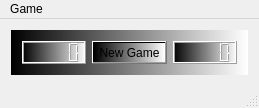
<?xml version="1.0" encoding="UTF-8"?>
<ui version="4.0">
 <class>Minner</class>
 <widget class="QMainWindow" name="Minner">
  <property name="geometry">
   <rect>
    <x>0</x>
    <y>0</y>
    <width>251</width>
    <height>100</height>
   </rect>
  </property>
  <property name="windowTitle">
   <string>Minner</string>
  </property>
  <widget class="QWidget" name="centralWidget">
   <layout class="QGridLayout" name="gridLayout_2">
    <item row="0" column="0">
     <widget class="QWidget" name="widget_2" native="true">
      <property name="palette">
       <palette>
        <active>
         <colorrole role="Button">
          <brush brushstyle="LinearGradientPattern">
           <gradient startx="0.000000000000000" starty="0.000000000000000" endx="1.000000000000000" endy="0.000000000000000" type="LinearGradient" spread="PadSpread" coordinatemode="ObjectBoundingMode">
            <gradientstop position="0.000000000000000">
             <color alpha="255">
              <red>0</red>
              <green>0</green>
              <blue>0</blue>
             </color>
            </gradientstop>
            <gradientstop position="1.000000000000000">
             <color alpha="255">
              <red>255</red>
              <green>255</green>
              <blue>255</blue>
             </color>
            </gradientstop>
           </gradient>
          </brush>
         </colorrole>
         <colorrole role="Base">
          <brush brushstyle="LinearGradientPattern">
           <gradient startx="0.000000000000000" starty="0.000000000000000" endx="1.000000000000000" endy="0.000000000000000" type="LinearGradient" spread="PadSpread" coordinatemode="ObjectBoundingMode">
            <gradientstop position="0.000000000000000">
             <color alpha="255">
              <red>0</red>
              <green>0</green>
              <blue>0</blue>
             </color>
            </gradientstop>
            <gradientstop position="1.000000000000000">
             <color alpha="255">
              <red>255</red>
              <green>255</green>
              <blue>255</blue>
             </color>
            </gradientstop>
           </gradient>
          </brush>
         </colorrole>
         <colorrole role="Window">
          <brush brushstyle="LinearGradientPattern">
           <gradient startx="0.000000000000000" starty="0.000000000000000" endx="1.000000000000000" endy="0.000000000000000" type="LinearGradient" spread="PadSpread" coordinatemode="ObjectBoundingMode">
            <gradientstop position="0.000000000000000">
             <color alpha="255">
              <red>0</red>
              <green>0</green>
              <blue>0</blue>
             </color>
            </gradientstop>
            <gradientstop position="1.000000000000000">
             <color alpha="255">
              <red>255</red>
              <green>255</green>
              <blue>255</blue>
             </color>
            </gradientstop>
           </gradient>
          </brush>
         </colorrole>
        </active>
        <inactive>
         <colorrole role="Button">
          <brush brushstyle="LinearGradientPattern">
           <gradient startx="0.000000000000000" starty="0.000000000000000" endx="1.000000000000000" endy="0.000000000000000" type="LinearGradient" spread="PadSpread" coordinatemode="ObjectBoundingMode">
            <gradientstop position="0.000000000000000">
             <color alpha="255">
              <red>0</red>
              <green>0</green>
              <blue>0</blue>
             </color>
            </gradientstop>
            <gradientstop position="1.000000000000000">
             <color alpha="255">
              <red>255</red>
              <green>255</green>
              <blue>255</blue>
             </color>
            </gradientstop>
           </gradient>
          </brush>
         </colorrole>
         <colorrole role="Base">
          <brush brushstyle="LinearGradientPattern">
           <gradient startx="0.000000000000000" starty="0.000000000000000" endx="1.000000000000000" endy="0.000000000000000" type="LinearGradient" spread="PadSpread" coordinatemode="ObjectBoundingMode">
            <gradientstop position="0.000000000000000">
             <color alpha="255">
              <red>0</red>
              <green>0</green>
              <blue>0</blue>
             </color>
            </gradientstop>
            <gradientstop position="1.000000000000000">
             <color alpha="255">
              <red>255</red>
              <green>255</green>
              <blue>255</blue>
             </color>
            </gradientstop>
           </gradient>
          </brush>
         </colorrole>
         <colorrole role="Window">
          <brush brushstyle="LinearGradientPattern">
           <gradient startx="0.000000000000000" starty="0.000000000000000" endx="1.000000000000000" endy="0.000000000000000" type="LinearGradient" spread="PadSpread" coordinatemode="ObjectBoundingMode">
            <gradientstop position="0.000000000000000">
             <color alpha="255">
              <red>0</red>
              <green>0</green>
              <blue>0</blue>
             </color>
            </gradientstop>
            <gradientstop position="1.000000000000000">
             <color alpha="255">
              <red>255</red>
              <green>255</green>
              <blue>255</blue>
             </color>
            </gradientstop>
           </gradient>
          </brush>
         </colorrole>
        </inactive>
        <disabled>
         <colorrole role="Button">
          <brush brushstyle="LinearGradientPattern">
           <gradient startx="0.000000000000000" starty="0.000000000000000" endx="1.000000000000000" endy="0.000000000000000" type="LinearGradient" spread="PadSpread" coordinatemode="ObjectBoundingMode">
            <gradientstop position="0.000000000000000">
             <color alpha="255">
              <red>0</red>
              <green>0</green>
              <blue>0</blue>
             </color>
            </gradientstop>
            <gradientstop position="1.000000000000000">
             <color alpha="255">
              <red>255</red>
              <green>255</green>
              <blue>255</blue>
             </color>
            </gradientstop>
           </gradient>
          </brush>
         </colorrole>
         <colorrole role="Base">
          <brush brushstyle="LinearGradientPattern">
           <gradient startx="0.000000000000000" starty="0.000000000000000" endx="1.000000000000000" endy="0.000000000000000" type="LinearGradient" spread="PadSpread" coordinatemode="ObjectBoundingMode">
            <gradientstop position="0.000000000000000">
             <color alpha="255">
              <red>0</red>
              <green>0</green>
              <blue>0</blue>
             </color>
            </gradientstop>
            <gradientstop position="1.000000000000000">
             <color alpha="255">
              <red>255</red>
              <green>255</green>
              <blue>255</blue>
             </color>
            </gradientstop>
           </gradient>
          </brush>
         </colorrole>
         <colorrole role="Window">
          <brush brushstyle="LinearGradientPattern">
           <gradient startx="0.000000000000000" starty="0.000000000000000" endx="1.000000000000000" endy="0.000000000000000" type="LinearGradient" spread="PadSpread" coordinatemode="ObjectBoundingMode">
            <gradientstop position="0.000000000000000">
             <color alpha="255">
              <red>0</red>
              <green>0</green>
              <blue>0</blue>
             </color>
            </gradientstop>
            <gradientstop position="1.000000000000000">
             <color alpha="255">
              <red>255</red>
              <green>255</green>
              <blue>255</blue>
             </color>
            </gradientstop>
           </gradient>
          </brush>
         </colorrole>
        </disabled>
       </palette>
      </property>
      <property name="styleSheet">
       <string notr="true">background-color: rgb(0, 0, 0);
background-color: qlineargradient(spread:pad, x1:0, y1:0, x2:1, y2:0, stop:0 rgba(0, 0, 0, 255), stop:1 rgba(255, 255, 255, 255));</string>
      </property>
      <layout class="QGridLayout" name="gridLayout">
       <item row="0" column="0">
        <widget class="QLCDNumber" name="lcdNumber"/>
       </item>
       <item row="0" column="1">
        <widget class="QPushButton" name="Creat">
         <property name="sizePolicy">
          <sizepolicy hsizetype="Fixed" vsizetype="Fixed">
           <horstretch>0</horstretch>
           <verstretch>0</verstretch>
          </sizepolicy>
         </property>
         <property name="text">
          <string>New Game</string>
         </property>
        </widget>
       </item>
       <item row="0" column="2">
        <widget class="QLCDNumber" name="lcdNumber_2"/>
       </item>
      </layout>
     </widget>
    </item>
   </layout>
  </widget>
  <widget class="QMenuBar" name="menuBar">
   <property name="geometry">
    <rect>
     <x>0</x>
     <y>0</y>
     <width>251</width>
     <height>21</height>
    </rect>
   </property>
   <widget class="QMenu" name="menu">
    <property name="title">
     <string>Game</string>
    </property>
    <widget class="QMenu" name="menu_2">
     <property name="title">
      <string>Сложность</string>
     </property>
     <addaction name="prof3"/>
     <addaction name="prof2"/>
     <addaction name="prof"/>
    </widget>
    <addaction name="newGame"/>
    <addaction name="Load"/>
    <addaction name="Save"/>
    <addaction name="menu_2"/>
    <addaction name="separator"/>
    <addaction name="Quit"/>
   </widget>
   <addaction name="menu"/>
  </widget>
  <widget class="QStatusBar" name="statusBar"/>
  <action name="Quit">
   <property name="text">
    <string>Выход</string>
   </property>
   <property name="shortcut">
    <string>Ctrl+Q</string>
   </property>
  </action>
  <action name="prof3">
   <property name="text">
    <string>Новичек</string>
   </property>
  </action>
  <action name="prof2">
   <property name="text">
    <string>Любитель</string>
   </property>
  </action>
  <action name="prof">
   <property name="text">
    <string>Профи</string>
   </property>
  </action>
  <action name="newGame">
   <property name="text">
    <string>Новая игра</string>
   </property>
  </action>
  <action name="Load">
   <property name="text">
    <string>Загрузить</string>
   </property>
  </action>
  <action name="Save">
   <property name="text">
    <string>Сохранить</string>
   </property>
  </action>
 </widget>
 <layoutdefault spacing="6" margin="11"/>
 <resources/>
 <connections>
  <connection>
   <sender>Quit</sender>
   <signal>activated()</signal>
   <receiver>Minner</receiver>
   <slot>close()</slot>
   <hints>
    <hint type="sourcelabel">
     <x>-1</x>
     <y>-1</y>
    </hint>
    <hint type="destinationlabel">
     <x>165</x>
     <y>48</y>
    </hint>
   </hints>
  </connection>
  <connection>
   <sender>newGame</sender>
   <signal>activated()</signal>
   <receiver>Creat</receiver>
   <slot>click()</slot>
   <hints>
    <hint type="sourcelabel">
     <x>-1</x>
     <y>-1</y>
    </hint>
    <hint type="destinationlabel">
     <x>125</x>
     <y>49</y>
    </hint>
   </hints>
  </connection>
 </connections>
</ui>
